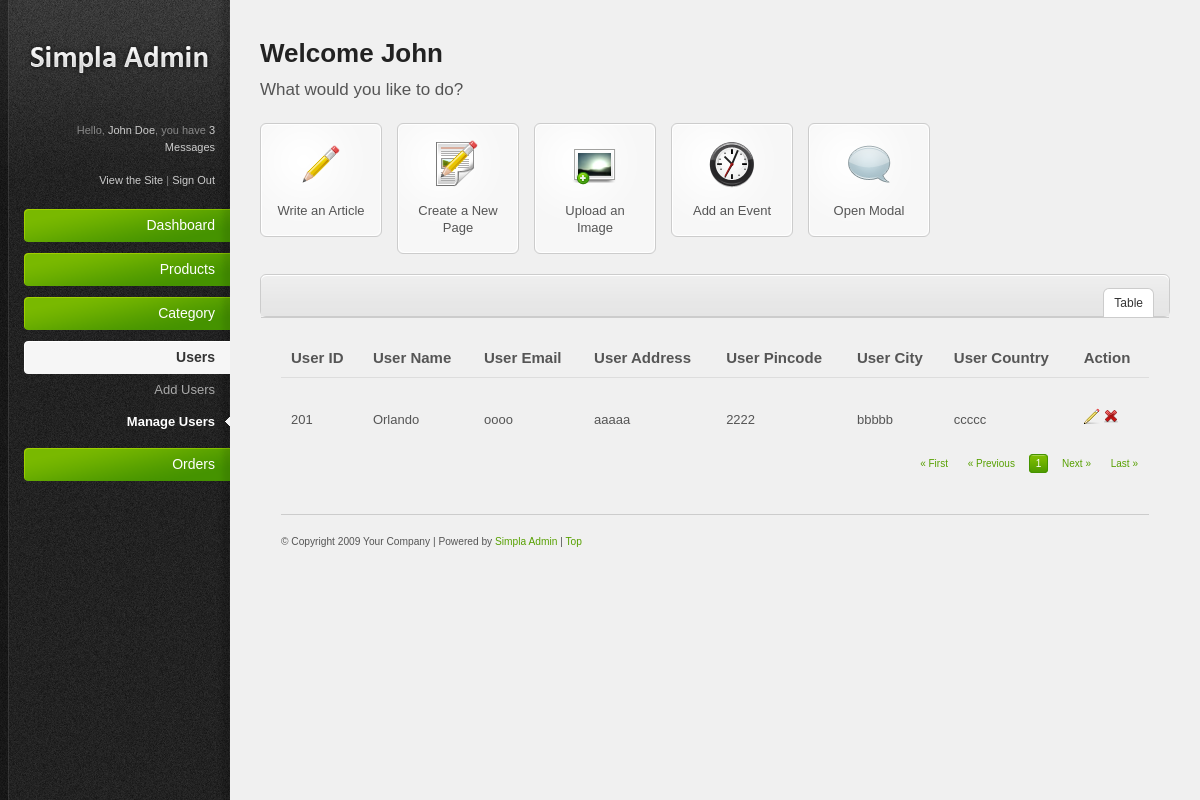
Screenshot of /Project/Admin/manageusers.php (signed in) with the database file from the repository.
### tables this page shows
CREATE TABLE `users` (
  `User_ID` int(20) NOT NULL,
  `User_Name` varchar(20) NOT NULL,
  `User_Email` varchar(20) NOT NULL,
  `User_Address` varchar(20) NOT NULL,
  `User_Pincode` varchar(20) NOT NULL,
  `User_City` varchar(20) NOT NULL,
  `User_Country` varchar(20) NOT NULL,
  `User_Password` varchar(20) NOT NULL
);

### Project/Admin/User.inc.php (the view, shortened to what this page needs)
<?php
class User{
	public function list($pageno){
		include "config.php";
		$no_of_records_per_page = 9;
		$offset = ($pageno-1) * $no_of_records_per_page;
		$total_pages_sql = "SELECT COUNT(*) FROM users";
		$result = mysqli_query($connection,$total_pages_sql);
		$total_rows = mysqli_fetch_array($result)[0];
		$total_pages = ceil($total_rows / $no_of_records_per_page);
		$sql = "SELECT * FROM users LIMIT $offset, $no_of_records_per_page";
		$res_data = mysqli_query($connection,$sql);
		$row = mysqli_fetch_all($res_data,MYSQLI_ASSOC);
		foreach ($row as $key => $value):
			echo "<tr>
					<td>".$value['User_ID']."</td>
					<td>".$value['User_Name']."</td>
					<td>".$value['User_Email']."</td>
					<td>".$value['User_Address']."</td>
					<td>".$value['User_Pincode']."</td>
					<td>".$value['User_City']."</td>
					<td>".$value['User_Country']."</td>
					<td>
						<a href='usersedit.php?idu=".$value['User_ID']."&action=editrow' title='Edit'><img src='resources/images/icons/pencil.png' alt='Edit' /></a>
						<a href='manageusers.php?idd=".$value['User_ID']."&action=deleterow' title='Delete'><img src='resources/images/icons/cross.png' alt='Delete' /></a>
					</td>
				</tr>";
			endforeach;
		return $total_pages;
	}
}

### Project/Admin/resources/css/style.css (style rules this page uses)
html { font-size: 100%; height: 100%; margin-bottom: 1px; }
a { color: #57a000; text-decoration: none; }
#main-content table td, #main-content table th { padding: 10px; line-height: 1.3em; }

### rows the page displays
users: User_ID "201", User_Name "Orlando", User_Email "oooo", User_Address "aaaaa", User_Pincode "2222", User_City "bbbbb", User_Country "ccccc"
